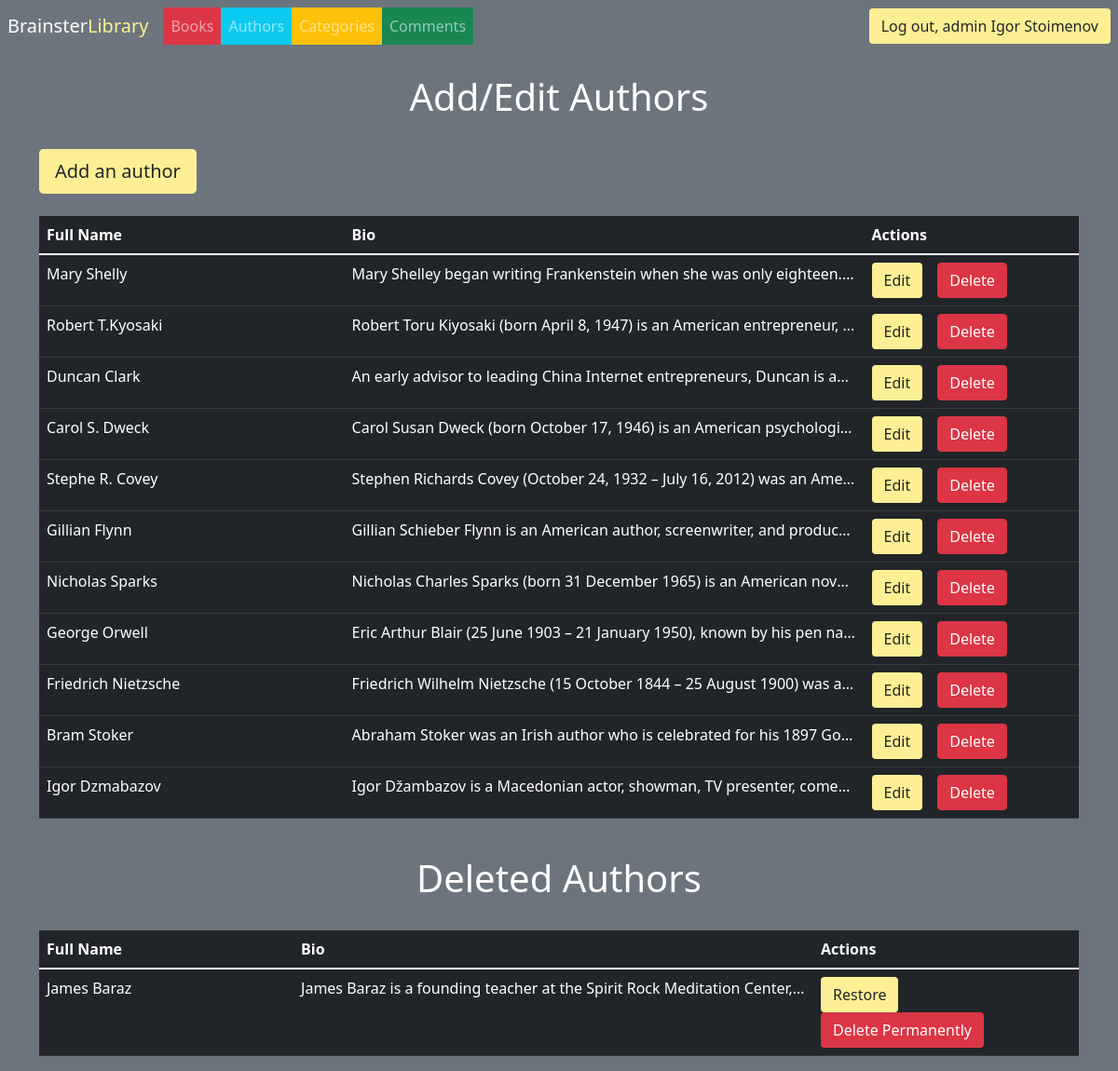
Screenshot of /pages/authors.php (signed in) with the database file from the repository.
### tables this page shows
CREATE TABLE `authors` (
  `id` int(11) NOT NULL,
  `first_name` varchar(255) NOT NULL,
  `last_name` varchar(255) NOT NULL,
  `bio` varchar(1024) NOT NULL,
  `is_deleted` tinyint(1) NOT NULL DEFAULT 0
);

### functions.php (called while the page is built, shortened)
<?php
function getAllAuthors($con)
{
  $sql = "SELECT authors.id, CONCAT(authors.first_name,' ',authors.last_name) AS name, authors.bio FROM authors WHERE authors.is_deleted = 0";
  $stmt = $con->prepare($sql);
  $stmt->execute();
  if ($stmt->rowCount() > 0) {
    $authors = $stmt->fetchAll();
  } else {
    $authors = 0;
  }
  return $authors;
}
function getAllDeletedAuthors($con)
{
  $sql = "SELECT authors.id, CONCAT(authors.first_name,' ',authors.last_name) AS name, authors.bio FROM authors WHERE authors.is_deleted = 1";
  $stmt = $con->prepare($sql);
  $stmt->execute();
  if ($stmt->rowCount() > 0) {
    $authors = $stmt->fetchAll();
  } else {
    $authors = 0;
  }
  return $authors;
}
function asset($location)
{
  $path = [APP_URL, "assets", $location];
  foreach ($path as $key => $part) {
    $path[$key] = trim($part, "/",);
  }
  return implode("/", $path);
}
function route($route, $id = null)
{
  global $appRoutes;
  return str_replace("{ID}", $id, $appRoutes[$route]) ?? "";
}
function auth()
{
  return isset($_SESSION['user']);
}
function admin()
{
  if (isset($_SESSION['user']) && $_SESSION['user']['role_id'] == 2) {
    return true;
  } else {
    return false;
  }
}

### pages/authors.php (the view, shortened to what this page needs)
<?php
require_once __DIR__ . '/../layouts/header.php';
require_once __DIR__ . '/../layouts/nav.php';
$authors = getAllAuthors($conn);
$delAuthors = getAllDeletedAuthors($conn);
?>
<div class="container">
    <h1 class="text-white text-center mt-4">Add/Edit Authors</h1>
    <a href="<?= route('createAuthor') ?>" class="btn btn-lg bg-warmyellow mt-4">Add an author</a>
    <div class="table-responsive">
        <table class="table table-dark mt-4">
            <thead>
                <tr>
                    <th scope="col">Full Name</th>
                    <th scope="col">Bio</th>
                    <th scope="col">Actions</th>
                </tr>
            </thead>
            <tbody>
                <?php foreach ($authors as $author) {
                    echo "
                <tr>
                    <td>{$author['name']}</td>
                    <td class='w-50 text-truncate' style='max-width:5rem;'>{$author['bio']}</td>
                    <td style='max-width: 7rem;'><a href='" . route('editAuthor',$author['id']) . "' class='btn bg-warmyellow me-3'>Edit</a><a href='" . route('deleteAuthor', $author['id']) . "' class='btn btn-danger deleteBtn'>Delete</a></td>
                </tr>
                ";
                } ?>
            </tbody>
        </table>
    </div>
    <h1 class="text-white text-center mt-4">Deleted Authors</h1>
    <div class="table-responsive">
        <table class="table table-dark mt-4">
            <thead>
                <tr>
                    <th scope="col">Full Name</th>
                    <th scope="col">Bio</th>
                    <th scope="col">Actions</th>
                </tr>
            </thead>
            <tbody>
                <?php
                if ($delAuthors > 0) {
                    foreach ($delAuthors as $delAuthor) {
                        echo "
                        <tr>
                            <td>{$delAuthor['name']}</td>
                            <td class='w-50 text-truncate' style='max-width:5rem;'>{$delAuthor['bio']}</td>
                            <td style='max-width: 7rem;'><a href='" . route('restoreAuthor',$delAuthor['id']) . "' class='btn bg-warmyellow me-3'>Restore</a><a href='" . route('deleteAuthorPerm', $delAuthor['id']) . "' class='btn text-white bg-danger deleteBtnPerm'>Delete Permanently</a></td>
                        </tr>
                        ";
                        }
                    } else {
                        echo "
                        <tr>
                            <td class='w-75' colspan='3'>There are no deleted authors.</td>
                        </tr>
                        ";
                    }
                ?>
            </tbody>
        </table>
    </div>
</div>
<?php
require_once __DIR__ . '/../layouts/footer.php';
?>

### layouts/header.php (shortened to what this page needs)
<!DOCTYPE html>
<html>
<head>
  <link rel="stylesheet" href="<?= asset("bootstrap-5.1.3-dist/css/bootstrap.min.css") ?>">
  <link rel="stylesheet" href="<?= asset("style.css") ?>">
  <link href="https://maxcdn.bootstrapcdn.com/font-awesome/4.1.0/css/font-awesome.min.css" rel="stylesheet">
</head>
<body class="bg-secondary">
    <?php
    require_once __DIR__ . '/nav.php';
    ?>

### layouts/nav.php (shortened to what this page needs)
<nav class="navbar navbar-expand-lg navbar-dark bg-secondary px-2">
    <a class="navbar-brand" href="<?= route("home"); ?>">Brainster<span class="text-warmyellow">Library</span><i class="fa-solid fa-books"></i></a>
    <div class="collapse navbar-collapse justify-content-between" id="navbarSupportedContent">
        <ul class="navbar-nav">
            <?php if (admin()) { ?>
                <li class="nav-item btn-danger text-white">
                    <a class="nav-link" href="<?= route('books') ?>">Books</a>
                </li>
                <li class="nav-item btn-info text-white">
                    <a class="nav-link" href="<?= route('authors') ?>">Authors</a>
                </li>
                <li class="nav-item btn-warning text-white text-white">
                    <a class="nav-link" href="<?= route('categories') ?>">Categories</a>
                </li>
                <li class="nav-item btn-success text-white">
                    <a class="nav-link" href="<?= route('reviews') ?>">Comments</a>
                </li>
            <?php } ?>
        </ul>
        <?php if (auth()) { ?>
            <?php if (admin()) { ?>
                <a class="btn bg-warmyellow text-dark" href="<?= route('logout') ?>">Log out, admin <?= $_SESSION['user']['first_name'] ?>  <?= $_SESSION['user']['last_name'] ?></a>
            <?php } else { ?>
                <a class="btn bg-warmyellow text-dark" href="<?= route('logout') ?>">Log out, user <?= $_SESSION['user']['first_name'] ?>  <?= $_SESSION['user']['last_name'] ?></a>
            <?php } ?>
        <?php } else {  ?>
            <a class="btn bg-warmyellow text-dark" href="<?= route('login') ?>">Sign In/Sign Up</a>
        <?php } ?>
    </div>
</nav>

### layouts/footer.php (shortened to what this page needs)
</body>
</html>

### assets/style.css (style rules this page uses)
.bg-warmyellow { background-color: rgb(255, 239, 148) !important; }
.text-warmyellow { color: rgb(255, 239, 148) !important; }

### rows the page displays
authors: name "Mary Shelly", bio "Mary Shelley began writing Frankenstein when she was only eighteen.…"
authors: name "Robert T.Kyosaki", bio "Robert Toru Kiyosaki (born April 8, 1947) is an American entrepreneur,…"
authors: name "Duncan Clark", bio "An early advisor to leading China Internet entrepreneurs, Duncan is a…"
authors: name "Carol S. Dweck", bio "Carol Susan Dweck (born October 17, 1946) is an American psychologi…"
authors: name "Stephe R. Covey", bio "Stephen Richards Covey (October 24, 1932 – July 16, 2012) was an Ame…"
authors: name "Gillian Flynn", bio "Gillian Schieber Flynn is an American author, screenwriter, and produc…"
authors: name "Nicholas Sparks", bio "Nicholas Charles Sparks (born 31 December 1965) is an American nov…"
authors: name "George Orwell", bio "Eric Arthur Blair (25 June 1903 – 21 January 1950), known by his pen na…"
authors: name "Friedrich Nietzsche", bio "Friedrich Wilhelm Nietzsche (15 October 1844 – 25 August 1900) was a…"
authors: name "Bram Stoker", bio "Abraham Stoker was an Irish author who is celebrated for his 1897 Go…"
authors: name "Igor Dzmabazov", bio "Igor Džambazov is a Macedonian actor, showman, TV presenter, come…"
authors: name "James Baraz", bio "James Baraz is a founding teacher at the Spirit Rock Meditation Center,…"

### other values shown
$_SESSION['user']['first_name'] "Igor"
$_SESSION['user']['last_name'] "Stoimenov"
